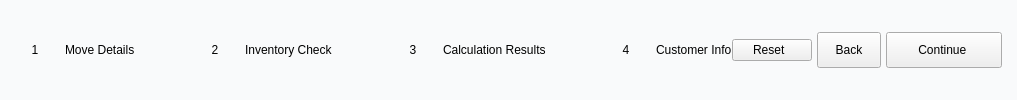
                   <widget class="QFrame" name="calc_menu_step_frame">
                    <property name="styleSheet">
                     <string notr="true">QFrame {
	background: #F9FAFB;
}
.QFrame {
	border-radius: 5px;
}</string>
                    </property>
                    <layout class="QHBoxLayout" name="calc_menu_step_layout" stretch="1,0">
                     <property name="spacing">
                      <number>0</number>
                     </property>
                     <property name="leftMargin">
                      <number>15</number>
                     </property>
                     <property name="topMargin">
                      <number>10</number>
                     </property>
                     <property name="rightMargin">
                      <number>15</number>
                     </property>
                     <property name="bottomMargin">
                      <number>10</number>
                     </property>
                     <item alignment="Qt::AlignLeft">
                      <widget class="QFrame" name="cacl_menu_label_frame">
                       <layout class="QHBoxLayout" name="cacl_menu_label_layout">
                        <property name="spacing">
                         <number>10</number>
                        </property>
                        <property name="leftMargin">
                         <number>0</number>
                        </property>
                        <property name="topMargin">
                         <number>0</number>
                        </property>
                        <property name="rightMargin">
                         <number>0</number>
                        </property>
                        <property name="bottomMargin">
                         <number>0</number>
                        </property>
                        <item>
                         <widget class="QLabel" name="calc_1_sign">
                          <property name="minimumSize">
                           <size>
                            <width>40</width>
                            <height>40</height>
                           </size>
                          </property>
                          <property name="maximumSize">
                           <size>
                            <width>40</width>
                            <height>40</height>
                           </size>
                          </property>
                          <property name="styleSheet">
                           <string notr="true">QLabel[next=true] {
	color: #FFFFFF;
	background: #0915CC;
}</string>
                          </property>
                          <property name="text">
                           <string>1</string>
                          </property>
                          <property name="alignment">
                           <set>Qt::AlignCenter</set>
                          </property>
                         </widget>
                        </item>
                        <item>
                         <widget class="QLabel" name="calc_1_text">
                          <property name="text">
                           <string>Move Details</string>
                          </property>
                         </widget>
                        </item>
                        <item>
                         <widget class="QLabel" name="calc_1_line">
                          <property name="minimumSize">
                           <size>
                            <width>40</width>
                            <height>0</height>
                           </size>
                          </property>
                          <property name="maximumSize">
                           <size>
                            <width>40</width>
                            <height>16777215</height>
                           </size>
                          </property>
                         </widget>
                        </item>
                        <item>
                         <widget class="QLabel" name="calc_2_sign">
                          <property name="minimumSize">
                           <size>
                            <width>40</width>
                            <height>40</height>
                           </size>
                          </property>
                          <property name="maximumSize">
                           <size>
                            <width>40</width>
                            <height>40</height>
                           </size>
                          </property>
                          <property name="styleSheet">
                           <string notr="true">QLabel[next=true] {
	color: #FFFFFF;
	background: #0915CC;
}</string>
                          </property>
                          <property name="text">
                           <string>2</string>
                          </property>
                          <property name="alignment">
                           <set>Qt::AlignCenter</set>
                          </property>
                         </widget>
                        </item>
                        <item>
                         <widget class="QLabel" name="calc_2_text">
                          <property name="text">
                           <string>Inventory Check</string>
                          </property>
                         </widget>
                        </item>
                        <item>
                         <widget class="QLabel" name="calc_2_line">
                          <property name="minimumSize">
                           <size>
                            <width>40</width>
                            <height>0</height>
                           </size>
                          </property>
                          <property name="maximumSize">
                           <size>
                            <width>40</width>
                            <height>16777215</height>
                           </size>
                          </property>
                         </widget>
                        </item>
                        <item>
                         <widget class="QLabel" name="calc_3_sign">
                          <property name="minimumSize">
                           <size>
                            <width>40</width>
                            <height>40</height>
                           </size>
                          </property>
                          <property name="maximumSize">
                           <size>
                            <width>40</width>
                            <height>40</height>
                           </size>
                          </property>
                          <property name="styleSheet">
                           <string notr="true">QLabel[next=true] {
	color: #FFFFFF;
	background: #0915CC;
}</string>
                          </property>
                          <property name="text">
                           <string>3</string>
                          </property>
                          <property name="alignment">
                           <set>Qt::AlignCenter</set>
                          </property>
                         </widget>
                        </item>
                        <item>
                         <widget class="QLabel" name="calc_3_text">
                          <property name="text">
                           <string>Calculation Results</string>
                          </property>
                         </widget>
                        </item>
                        <item>
                         <widget class="QLabel" name="calc_3_line">
                          <property name="minimumSize">
                           <size>
                            <width>40</width>
                            <height>0</height>
                           </size>
                          </property>
                          <property name="maximumSize">
                           <size>
                            <width>40</width>
                            <height>16777215</height>
                           </size>
                          </property>
                         </widget>
                        </item>
                        <item>
                         <widget class="QLabel" name="calc_4_sign">
                          <property name="minimumSize">
                           <size>
                            <width>40</width>
                            <height>40</height>
                           </size>
                          </property>
                          <property name="maximumSize">
                           <size>
                            <width>40</width>
                            <height>40</height>
                           </size>
                          </property>
                          <property name="styleSheet">
                           <string notr="true">QLabel[next=true] {
	color: #FFFFFF;
	background: #0915CC;
}</string>
                          </property>
                          <property name="text">
                           <string>4</string>
                          </property>
                          <property name="alignment">
                           <set>Qt::AlignCenter</set>
                          </property>
                         </widget>
                        </item>
                        <item>
                         <widget class="QLabel" name="calc_4_text">
                          <property name="text">
                           <string>Customer Info</string>
                          </property>
                         </widget>
                        </item>
                       </layout>
                      </widget>
                     </item>
                     <item alignment="Qt::AlignRight">
                      <widget class="QFrame" name="calc_menu_btn_frame">
                       <layout class="QHBoxLayout" name="calc_menu_btn_layout">
                        <property name="spacing">
                         <number>5</number>
                        </property>
                        <property name="leftMargin">
                         <number>0</number>
                        </property>
                        <property name="topMargin">
                         <number>0</number>
                        </property>
                        <property name="rightMargin">
                         <number>0</number>
                        </property>
                        <property name="bottomMargin">
                         <number>0</number>
                        </property>
                        <item>
                         <widget class="QPushButton" name="calc_reset_btn">
                          <property name="cursor">
                           <cursorShape>PointingHandCursor</cursorShape>
                          </property>
                          <property name="layoutDirection">
                           <enum>Qt::RightToLeft</enum>
                          </property>
                          <property name="text">
                           <string>Reset  </string>
                          </property>
                          <property name="iconSize">
                           <size>
                            <width>16</width>
                            <height>20</height>
                           </size>
                          </property>
                         </widget>
                        </item>
                        <item>
                         <widget class="QPushButton" name="calc_back_btn">
                          <property name="minimumSize">
                           <size>
                            <width>64</width>
                            <height>36</height>
                           </size>
                          </property>
                          <property name="maximumSize">
                           <size>
                            <width>64</width>
                            <height>36</height>
                           </size>
                          </property>
                          <property name="cursor">
                           <cursorShape>PointingHandCursor</cursorShape>
                          </property>
                          <property name="text">
                           <string>Back</string>
                          </property>
                         </widget>
                        </item>
                        <item>
                         <widget class="QPushButton" name="calc_next_btn">
                          <property name="minimumSize">
                           <size>
                            <width>116</width>
                            <height>36</height>
                           </size>
                          </property>
                          <property name="maximumSize">
                           <size>
                            <width>116</width>
                            <height>36</height>
                           </size>
                          </property>
                          <property name="cursor">
                           <cursorShape>PointingHandCursor</cursorShape>
                          </property>
                          <property name="layoutDirection">
                           <enum>Qt::RightToLeft</enum>
                          </property>
                          <property name="text">
                           <string>Continue </string>
                          </property>
                          <property name="iconSize">
                           <size>
                            <width>24</width>
                            <height>24</height>
                           </size>
                          </property>
                         </widget>
                        </item>
                       </layout>
                      </widget>
                     </item>
                    </layout>
                   </widget>
